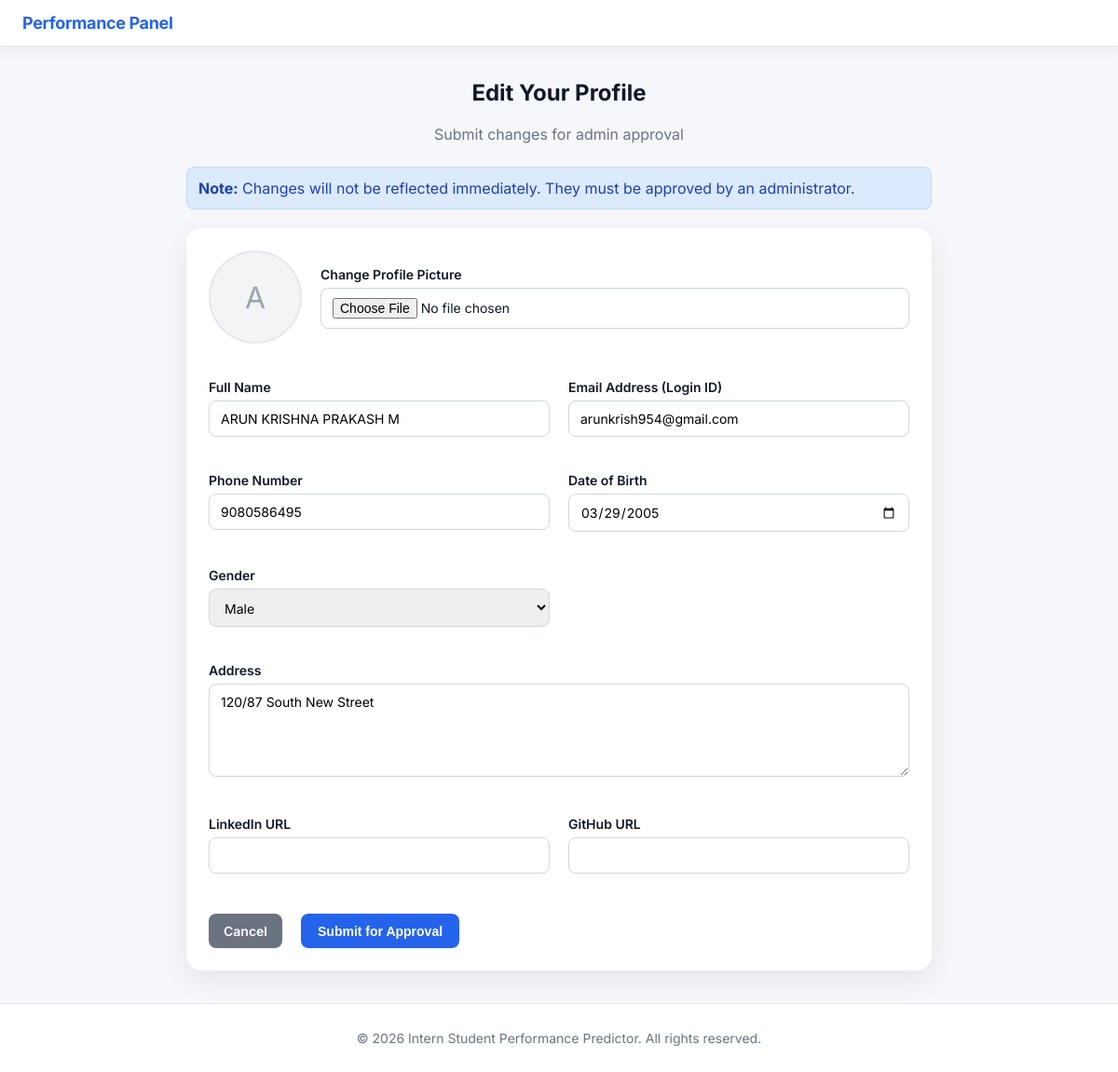
The app's page /student/edit-profile (signed in) with its own data.
### tables this page shows
CREATE TABLE students (
        id INTEGER PRIMARY KEY AUTOINCREMENT,
        unique_student_id TEXT UNIQUE NOT NULL,
        name TEXT NOT NULL,
        email TEXT UNIQUE NOT NULL,
        course_id INTEGER,
        user_id INTEGER UNIQUE,

        -- NEW FIELDS
        internship_type TEXT,
        joining_date TEXT,
        ending_date TEXT,
        college_name TEXT,
        department TEXT, phone_number TEXT, profile_pic TEXT, gender TEXT, dob TEXT, address TEXT, linkedin_url TEXT, github_url TEXT,

        FOREIGN KEY (course_id) REFERENCES courses(id),
        FOREIGN KEY (user_id) REFERENCES users(id)
    );

### intern_routes.py (the view, shortened to what this page needs)
@intern_bp.route("/student/edit-profile", methods=["GET", "POST"], endpoint="intern_edit_profile")
def intern_edit_profile():
    if not is_intern_logged_in():
        return redirect(url_for("auth.login"))
    conn = sqlite3.connect(DATABASE)
    cursor = conn.cursor()
    cursor.execute(
        "SELECT id, name, email, phone_number, gender, dob, address, linkedin_url, github_url, profile_pic FROM students WHERE user_id = ?",
        (session["user_id"],),
    )
    student = cursor.fetchone()
    student_id = student[0]
    student_data = {
        "name": student[1],
        "email": student[2],
        "phone_number": student[3],
        "gender": student[4],
        "dob": student[5],
        "address": student[6],
        "linkedin_url": student[7],
        "github_url": student[8],
        "profile_pic": student[9],
    }
    conn.close()
    return render_template("intern_edit_profile.html", student=student_data)

### admin_routes.py (called while the page is built, shortened)
@admin_bp.app_context_processor
def inject_pending_counts():
    if not session.get("logged_in") or session.get("role") != "admin":
        return dict(pending_counts={})

### database.py (called while the page is built)
def is_intern_logged_in() -> bool:
    return session.get("role") == "intern"

### templates/intern_edit_profile.html (shortened to what this page needs)
<!DOCTYPE html>
<html lang="en">
<head>
    <link rel="stylesheet" href="{{ url_for('static', filename='css/style.css') }}">
</head>
<body data-role="{{ session.get('role', 'intern') }}">
    <header class="header">
        <div class="container">
            <div class="flex">
                <span class="header-brand">Performance Panel</span>
            </div>
        </div>
    </header>
    <main class="main-content">
        <div class="container">
            <div class="page-header" style="text-align: center;">
                <h2 class="page-title">Edit Your Profile</h2>
                <p class="subtitle">Submit changes for admin approval</p>
            </div>
            <div class="alert-info" style="max-width: 800px; margin: 0 auto 20px auto;">
                <strong>Note:</strong> Changes will not be reflected immediately. They must be approved by an
                administrator.
            </div>
            <form method="POST" class="card replace-history" enctype="multipart/form-data">
                <div style="display: grid; grid-template-columns: repeat(auto-fit, minmax(300px, 1fr)); gap: 20px;">
                    <div class="form-group" style="grid-column: 1 / -1; display: flex; align-items: center; gap: 20px;">
                        <div
                            style="width: 100px; height: 100px; border-radius: 50%; overflow: hidden; background-color: #f3f4f6; border: 2px solid #e5e7eb; display: flex; align-items: center; justify-content: center;">
                            {% if student.profile_pic %}
                            <img src="{{ url_for('static', filename='uploads/' + student.profile_pic) }}" alt="Profile"
                                style="width: 100%; height: 100%; object-fit: cover;">
                            {% else %}
                            <span style="font-size: 32px; color: #9ca3af;">{{ student.name[0] }}</span>
                            {% endif %}
                        </div>
                        <div style="flex: 1;">
                            <label class="form-label">Change Profile Picture</label>
                            <input type="file" name="profile_pic" accept="image/*" class="form-input">
                        </div>
                    </div>
                    <div class="form-group">
                        <label class="form-label">Full Name</label>
                        <input type="text" name="name" value="{{ student.name }}" required class="form-input">
                    </div>
                    <div class="form-group">
                        <label class="form-label">Email Address (Login ID)</label>
                        <input type="email" name="email" value="{{ student.email }}" required class="form-input"
                            readonly title="Email cannot be changed directly as it is your Login ID. Contact Admin.">
                    </div>
                    <div class="form-group">
                        <label class="form-label">Phone Number</label>
                        <input type="tel" name="phone_number" value="{{ student.phone_number }}" class="form-input">
                    </div>
                    <div class="form-group">
                        <label class="form-label">Date of Birth</label>
                        <input type="date" name="dob" value="{{ student.dob }}" class="form-input">
                    </div>
                    <div class="form-group">
                        <label class="form-label">Gender</label>
                        <select name="gender" class="form-input">
                            <option value="Male" {% if student.gender=='Male' %}selected{% endif %}>Male</option>
                        </select>
                    </div>
                    <div class="form-group" style="grid-column: 1 / -1;">
                        <label class="form-label">Address</label>
                        <textarea name="address" rows="2" class="form-input">{{ student.address }}</textarea>
                    </div>
                    <div class="form-group">
                        <label class="form-label">LinkedIn URL</label>
                        <input type="url" name="linkedin_url" value="{{ student.linkedin_url }}" class="form-input">
                    </div>
                    <div class="form-group">
                        <label class="form-label">GitHub URL</label>
                        <input type="url" name="github_url" value="{{ student.github_url }}" class="form-input">
                    </div>
                </div>
                <div class="form-actions" style="margin-top: 25px; text-align: right;">
                    <a href="{{ url_for('intern.intern_profile') }}" class="btn btn-secondary"
                        style="margin-right: 10px;">Cancel</a>
                    <button type="submit" class="btn btn-primary">Submit for Approval</button>
                </div>
            </form>
        </div>
    </main>
    <footer class="footer">
        <div class="container">
            <p>&copy; 2026 Intern Student Performance Predictor. All rights reserved.</p>
        </div>
    </footer>
</body>
</html>

### static/css/style.css (style rules this page uses)
:root { --bg-main: #f5f7fb; --bg-secondary: #ffffff; --card-bg: #ffffff; --border-color: #e5e7eb; --text-primary: #111827; --text-secondary: #6b7280; --primary: #2563eb; --primary-light: #3b82f6; --success: #10b981; --warning: #f59e0b; --danger: #ef4444; --purple: #8b5cf6; --teal: #14b8a6; --pink: #ec4899; --gray: #9ca3af; --radius-sm: 8px; --radius-md: 14px; --radius-lg: 20px; --shadow-sm: 0 4px 12px rgba(0, 0, 0, 0.06); --shadow-md: 0 10px 30px rgba(0, 0, 0, 0.08); --font-main: 'Inter', system-ui, sans-serif; }
* { margin: 0; padding: 0; box-sizing: border-box; }
body { font-family: var(--font-main); background: var(--bg-main); color: var(--text-primary); min-height: 100vh; display: flex; flex-direction: column; }
.container { max-width: 1400px; margin: 0 auto; padding: 0 24px; }
.header { background: var(--card-bg); border-bottom: 1px solid var(--border-color); box-shadow: var(--shadow-sm); position: sticky; top: 0; z-index: 100; }
.header .container { padding-top: 14px; padding-bottom: 14px; }
.header .flex { display: flex; align-items: center; justify-content: space-between; flex-wrap: wrap; gap: 16px; }
.header-brand { font-size: 18px; font-weight: 700; color: var(--primary); letter-spacing: -0.02em; }
.alert-info { background: #dbeafe; color: #1e40af; border: 1px solid #93c5fd; }
.btn { display: inline-flex; align-items: center; justify-content: center; padding: 10px 18px; border-radius: var(--radius-sm); font-size: 14px; font-weight: 600; text-decoration: none; border: none; cursor: pointer; transition: background 0.2s, transform 0.05s; }
.btn-primary { background: var(--primary); color: #fff; }
.btn-secondary { background: #e5e7eb; color: var(--text-primary); }
.footer { margin-top: auto; background: var(--card-bg); border-top: 1px solid var(--border-color); padding: 28px 0; text-align: center; color: var(--text-secondary); font-size: 14px; }
.main-content { padding: 35px 0; }
.subtitle { margin-top: 6px; color: var(--text-secondary); }
.page-title { font-size: 26px; font-weight: 700; margin-bottom: 20px; }
.card { background: #fff; padding: 20px; border-radius: 14px; box-shadow: 0 6px 20px rgba(0, 0, 0, 0.06); }
.page-header { margin-bottom: 25px; }
.page-header h2 { font-size: 24px; font-weight: 700; }
.form-group { margin-bottom: 18px; }
.form-group label { display: block; margin-bottom: 6px; font-weight: 600; font-size: 14px; }
.form-group input, .form-group select, .form-group textarea { width: 100%; padding: 10px 12px; border-radius: 8px; border: 1px solid #d1d5db; font-size: 14px; font-family: inherit; }
.form-group textarea { min-height: 100px; resize: vertical; }
.form-actions { margin-top: 20px; display: flex; gap: 10px; }
.btn-secondary { background: #e5e7eb; color: #111827; padding: 10px 16px; border-radius: 8px; text-decoration: none; font-weight: 600; }

### templates/intern_edit_profile.html (style rules this page uses)
.page-title { font-size: 28px; font-weight: 700; }
.subtitle { color: #6b7280; margin-bottom: 24px; }
.card { background: #ffffff; border-radius: 16px; padding: 24px; box-shadow: 0 10px 30px rgba(0, 0, 0, 0.08); max-width: 800px; margin: 0 auto; }
.btn-secondary { background-color: #6b7280; color: white; }
.alert-info { background-color: #dbeafe; color: #1e40af; border: 1px solid #bfdbfe; padding: 12px; border-radius: 8px; margin-bottom: 20px; }

### records on screen
students: name "A", name "ARUN KRISHNA PRAKASH M", email "arunkrish954@gmail.com", phone_number "9080586495", dob "03/29/2005", gender "Male", address "120/87 South New Street"
